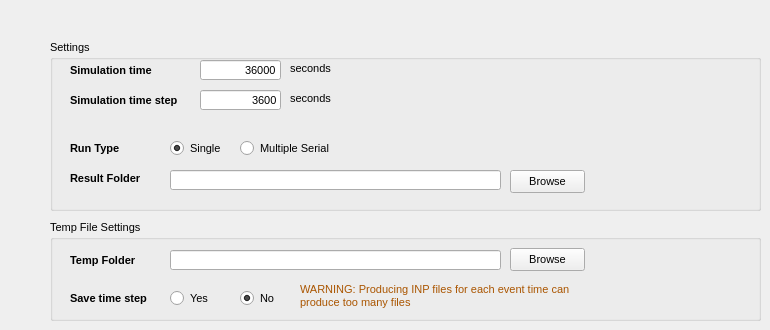
      <widget class="QWidget" name="simulation_tab">
       <property name="font">
        <font>
         <pointsize>8</pointsize>
         <weight>50</weight>
         <bold>false</bold>
        </font>
       </property>
       <attribute name="title">
        <string>Simulation</string>
       </attribute>
       <widget class="QGroupBox" name="groupBox_4">
        <property name="geometry">
         <rect>
          <x>50</x>
          <y>220</y>
          <width>711</width>
          <height>101</height>
         </rect>
        </property>
        <property name="title">
         <string>Temp File Settings</string>
        </property>
        <widget class="QLabel" name="label_29">
         <property name="geometry">
          <rect>
           <x>20</x>
           <y>70</y>
           <width>101</width>
           <height>16</height>
          </rect>
         </property>
         <property name="font">
          <font>
           <pointsize>8</pointsize>
           <weight>75</weight>
           <bold>true</bold>
          </font>
         </property>
         <property name="text">
          <string>Save time step</string>
         </property>
        </widget>
        <widget class="QRadioButton" name="save_time_step_yes_radio">
         <property name="geometry">
          <rect>
           <x>120</x>
           <y>70</y>
           <width>41</width>
           <height>17</height>
          </rect>
         </property>
         <property name="text">
          <string>Yes</string>
         </property>
         <property name="checked">
          <bool>false</bool>
         </property>
        </widget>
        <widget class="QLabel" name="label_30">
         <property name="geometry">
          <rect>
           <x>250</x>
           <y>60</y>
           <width>301</width>
           <height>31</height>
          </rect>
         </property>
         <property name="palette">
          <palette>
           <active>
            <colorrole role="WindowText">
             <brush brushstyle="SolidPattern">
              <color alpha="255">
               <red>170</red>
               <green>85</green>
               <blue>0</blue>
              </color>
             </brush>
            </colorrole>
            <colorrole role="Text">
             <brush brushstyle="SolidPattern">
              <color alpha="255">
               <red>170</red>
               <green>85</green>
               <blue>0</blue>
              </color>
             </brush>
            </colorrole>
            <colorrole role="PlaceholderText">
             <brush brushstyle="SolidPattern">
              <color alpha="128">
               <red>170</red>
               <green>85</green>
               <blue>0</blue>
              </color>
             </brush>
            </colorrole>
           </active>
           <inactive>
            <colorrole role="WindowText">
             <brush brushstyle="SolidPattern">
              <color alpha="255">
               <red>170</red>
               <green>85</green>
               <blue>0</blue>
              </color>
             </brush>
            </colorrole>
            <colorrole role="Text">
             <brush brushstyle="SolidPattern">
              <color alpha="255">
               <red>170</red>
               <green>85</green>
               <blue>0</blue>
              </color>
             </brush>
            </colorrole>
            <colorrole role="PlaceholderText">
             <brush brushstyle="SolidPattern">
              <color alpha="128">
               <red>170</red>
               <green>85</green>
               <blue>0</blue>
              </color>
             </brush>
            </colorrole>
           </inactive>
           <disabled>
            <colorrole role="WindowText">
             <brush brushstyle="SolidPattern">
              <color alpha="255">
               <red>120</red>
               <green>120</green>
               <blue>120</blue>
              </color>
             </brush>
            </colorrole>
            <colorrole role="Text">
             <brush brushstyle="SolidPattern">
              <color alpha="255">
               <red>120</red>
               <green>120</green>
               <blue>120</blue>
              </color>
             </brush>
            </colorrole>
            <colorrole role="PlaceholderText">
             <brush brushstyle="SolidPattern">
              <color alpha="128">
               <red>0</red>
               <green>0</green>
               <blue>0</blue>
              </color>
             </brush>
            </colorrole>
           </disabled>
          </palette>
         </property>
         <property name="text">
          <string>WARNING: Producing INP files for each event time can produce too many files</string>
         </property>
         <property name="wordWrap">
          <bool>true</bool>
         </property>
        </widget>
        <widget class="QRadioButton" name="save_time_step_no_radio">
         <property name="geometry">
          <rect>
           <x>190</x>
           <y>70</y>
           <width>41</width>
           <height>17</height>
          </rect>
         </property>
         <property name="text">
          <string>No</string>
         </property>
         <property name="checked">
          <bool>true</bool>
         </property>
        </widget>
        <widget class="QLabel" name="label_15">
         <property name="geometry">
          <rect>
           <x>20</x>
           <y>32</y>
           <width>91</width>
           <height>16</height>
          </rect>
         </property>
         <property name="font">
          <font>
           <pointsize>8</pointsize>
           <weight>75</weight>
           <bold>true</bold>
          </font>
         </property>
         <property name="text">
          <string>Temp Folder</string>
         </property>
        </widget>
        <widget class="QLineEdit" name="temp_folder_addr_line">
         <property name="geometry">
          <rect>
           <x>120</x>
           <y>30</y>
           <width>331</width>
           <height>20</height>
          </rect>
         </property>
         <property name="readOnly">
          <bool>true</bool>
         </property>
        </widget>
        <widget class="QPushButton" name="temp_browser_button">
         <property name="geometry">
          <rect>
           <x>460</x>
           <y>28</y>
           <width>75</width>
           <height>23</height>
          </rect>
         </property>
         <property name="text">
          <string>Browse</string>
         </property>
        </widget>
       </widget>
       <widget class="QGroupBox" name="groupBox_5">
        <property name="geometry">
         <rect>
          <x>50</x>
          <y>40</y>
          <width>711</width>
          <height>171</height>
         </rect>
        </property>
        <property name="title">
         <string>Settings</string>
        </property>
        <widget class="QLineEdit" name="simulation_time_line">
         <property name="geometry">
          <rect>
           <x>150</x>
           <y>20</y>
           <width>81</width>
           <height>20</height>
          </rect>
         </property>
         <property name="text">
          <string>36000</string>
         </property>
         <property name="alignment">
          <set>Qt::AlignRight|Qt::AlignTrailing|Qt::AlignVCenter</set>
         </property>
        </widget>
        <widget class="QLabel" name="label">
         <property name="geometry">
          <rect>
           <x>20</x>
           <y>22</y>
           <width>101</width>
           <height>16</height>
          </rect>
         </property>
         <property name="font">
          <font>
           <pointsize>8</pointsize>
           <weight>75</weight>
           <bold>true</bold>
          </font>
         </property>
         <property name="text">
          <string>Simulation time</string>
         </property>
        </widget>
        <widget class="QLabel" name="label_32">
         <property name="geometry">
          <rect>
           <x>20</x>
           <y>100</y>
           <width>101</width>
           <height>16</height>
          </rect>
         </property>
         <property name="font">
          <font>
           <pointsize>8</pointsize>
           <weight>75</weight>
           <bold>true</bold>
          </font>
         </property>
         <property name="text">
          <string>Run Type</string>
         </property>
        </widget>
        <widget class="QRadioButton" name="multiple_radio">
         <property name="geometry">
          <rect>
           <x>190</x>
           <y>100</y>
           <width>101</width>
           <height>17</height>
          </rect>
         </property>
         <property name="text">
          <string>Multiple Serial</string>
         </property>
        </widget>
        <widget class="QRadioButton" name="single_radio">
         <property name="geometry">
          <rect>
           <x>120</x>
           <y>100</y>
           <width>51</width>
           <height>17</height>
          </rect>
         </property>
         <property name="text">
          <string>Single</string>
         </property>
         <property name="checked">
          <bool>true</bool>
         </property>
        </widget>
        <widget class="QLabel" name="label_3">
         <property name="geometry">
          <rect>
           <x>20</x>
           <y>52</y>
           <width>121</width>
           <height>16</height>
          </rect>
         </property>
         <property name="font">
          <font>
           <pointsize>8</pointsize>
           <weight>75</weight>
           <bold>true</bold>
          </font>
         </property>
         <property name="text">
          <string>Simulation time step</string>
         </property>
        </widget>
        <widget class="QLineEdit" name="simulation_time_step_line">
         <property name="geometry">
          <rect>
           <x>150</x>
           <y>50</y>
           <width>81</width>
           <height>20</height>
          </rect>
         </property>
         <property name="text">
          <string>3600</string>
         </property>
         <property name="alignment">
          <set>Qt::AlignRight|Qt::AlignTrailing|Qt::AlignVCenter</set>
         </property>
        </widget>
        <widget class="QLabel" name="label_17">
         <property name="geometry">
          <rect>
           <x>240</x>
           <y>20</y>
           <width>61</width>
           <height>16</height>
          </rect>
         </property>
         <property name="font">
          <font>
           <pointsize>8</pointsize>
           <weight>50</weight>
           <bold>false</bold>
          </font>
         </property>
         <property name="text">
          <string>seconds</string>
         </property>
         <property name="textFormat">
          <enum>Qt::PlainText</enum>
         </property>
        </widget>
        <widget class="QLabel" name="label_18">
         <property name="geometry">
          <rect>
           <x>240</x>
           <y>50</y>
           <width>61</width>
           <height>16</height>
          </rect>
         </property>
         <property name="font">
          <font>
           <pointsize>8</pointsize>
           <weight>50</weight>
           <bold>false</bold>
          </font>
         </property>
         <property name="text">
          <string>seconds</string>
         </property>
         <property name="textFormat">
          <enum>Qt::PlainText</enum>
         </property>
        </widget>
        <widget class="QLineEdit" name="result_folder_addr_line">
         <property name="geometry">
          <rect>
           <x>120</x>
           <y>130</y>
           <width>331</width>
           <height>20</height>
          </rect>
         </property>
         <property name="readOnly">
          <bool>true</bool>
         </property>
        </widget>
        <widget class="QPushButton" name="result_directory_browser_button">
         <property name="geometry">
          <rect>
           <x>460</x>
           <y>130</y>
           <width>75</width>
           <height>23</height>
          </rect>
         </property>
         <property name="text">
          <string>Browse</string>
         </property>
        </widget>
        <widget class="QLabel" name="label_22">
         <property name="geometry">
          <rect>
           <x>20</x>
           <y>130</y>
           <width>91</width>
           <height>16</height>
          </rect>
         </property>
         <property name="font">
          <font>
           <pointsize>8</pointsize>
           <weight>75</weight>
           <bold>true</bold>
          </font>
         </property>
         <property name="text">
          <string>Result Folder</string>
         </property>
        </widget>
       </widget>
      </widget>
